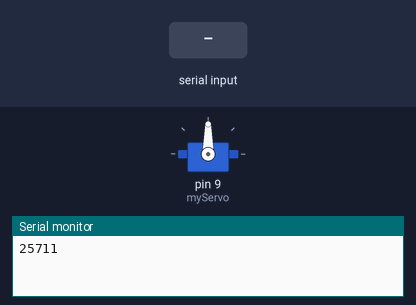
Simulated run of this sketch. Board: Arduino Uno, built with avr-gcc and run on an emulated ATmega328P. Shown: servo, the last lines printed to the serial monitor. The inputs (shaded band) are chosen by the test bench.

Above: at 1.2 s.
1.3 s: byte 30 received over Serial
At 2.5 s:
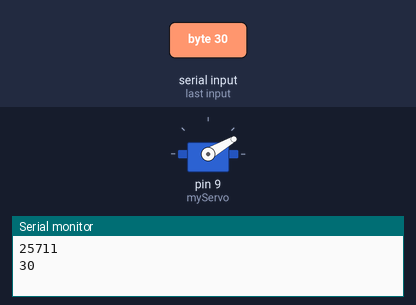
2.8 s: byte 120 received over Serial
At 3.7 s:
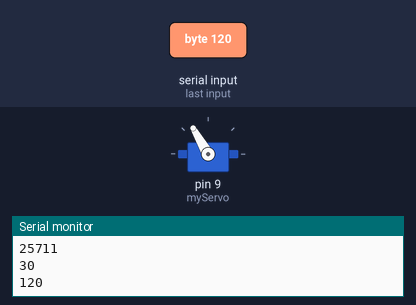
Timing chart, 0 to 5.8 s (numbered marks = the images above; inputs shaded):
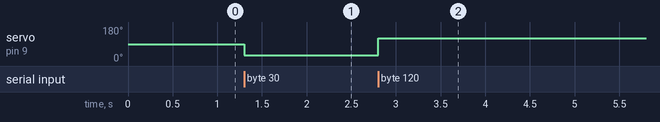

Measured:
- after the input at 1.3 s, servo on pin 9 (myServo): 90° → 30° at once
- after the input at 2.8 s, servo on pin 9 (myServo): 30° → 120° at once

The sketch:

servo.ino
```cpp
#include <Servo.h>

Servo myServo;

void setup(){
  myServo.attach(9);
  Serial.begin(9600);
  Serial.println('conectado');

}

void loop(){

  if(Serial.available()){
  int c= Serial.read();
  myServo.write(c);
  Serial.println(c);
  }

}
```
